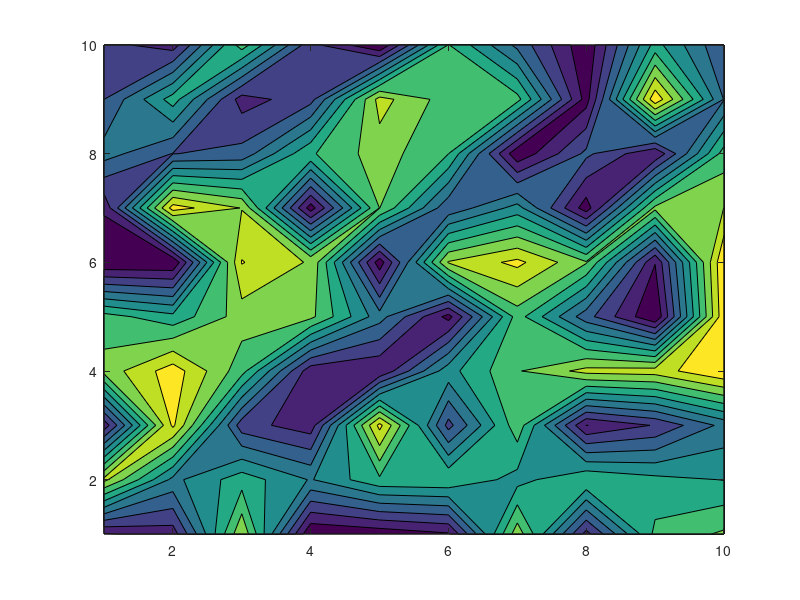

Write the MATLAB code that produced this figure. (Note: this script raises an error after producing the figure.)
%Colormap bug?
%only bugged on cluster

nData = 10;
A = rand(nData);
cmp = [0 0 .5; 0 0 .7; 0 0 1];
[X, Y] = meshgrid(linspace(1, nData, nData));
figure
[~, cf] = contourf(X, Y, A)
cf.LineWidth = 1;
colormap(cmp)
colorbar
